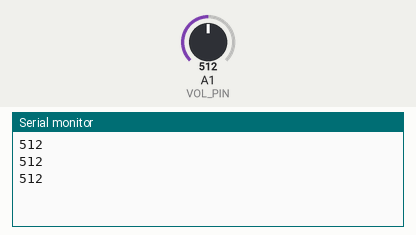
Bench run of a sketch on a simulated Arduino Uno, built with avr-gcc and run on an emulated ATmega328P. On the bench: the last lines printed to the serial monitor. The inputs (shaded band) are chosen by the test bench; at power-on: A1 (VOL_PIN) = 512.

Above: at 1.3 s.
1.4 s: A1 (VOL_PIN) set to 716
At 1.9 s:
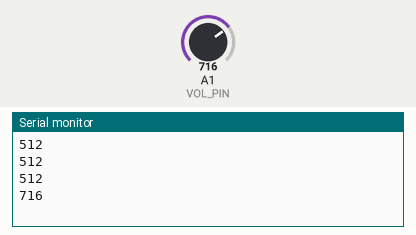
2.9 s: A1 (VOL_PIN) set to 900
At 3.4 s:
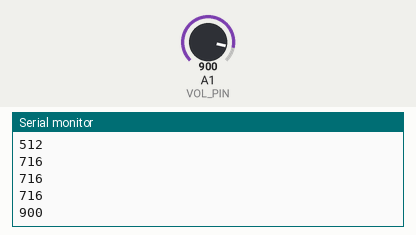
Timing chart, 0 to 5.9 s (numbered marks = the images above; inputs shaded):
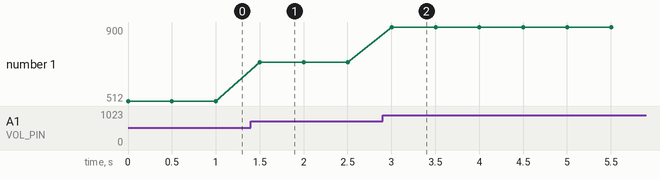

Measured:
- after the input at 1.4 s, the serial monitor: prints a new line after 0.10 s (image 1)
- after the input at 2.9 s, the serial monitor: prints a new line after 0.10 s (image 2)
- plotted number 1: 512 → 716 after the input at 1.4 s, 716 → 900 after the input at 2.9 s

The sketch:

pressure_sensor.ino
```cpp
/*
 * 圧力センサーのデモ
 */

#define VOL_PIN 1

void setup() {
  Serial.begin(9600);
}

void loop() {
  int result = analogRead(VOL_PIN);
  Serial.println(result);
  delay(500);
}
```
